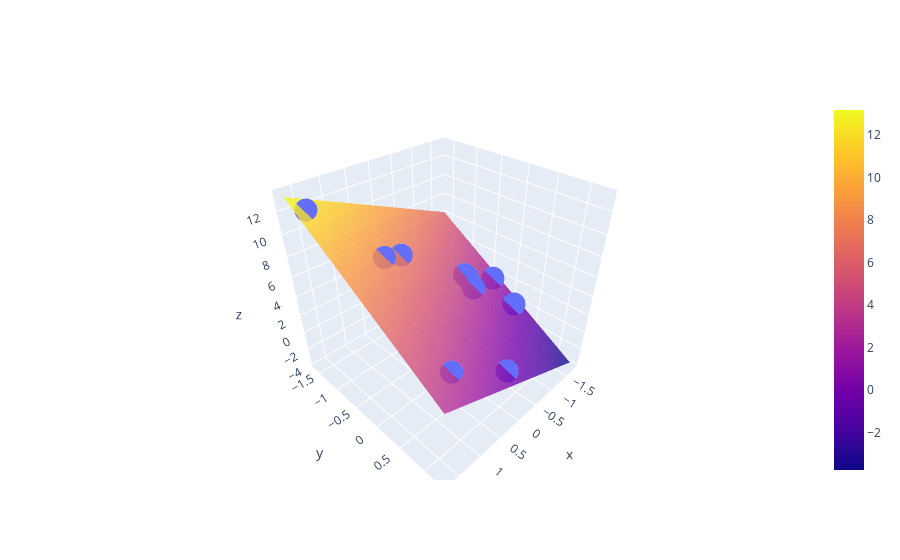

Notebook code cell kept with this figure:
### Code cell
import plotly.graph_objects as go
fig=go.Figure()
fig.add_trace(go.Scatter3d(x=X[:,1],y=X[:,2],z=Y,mode="markers"))
a=np.linspace(X[:,1].min()-0.2,X[:,1].max()+0.2,50)
b=np.linspace(X[:,2].min()-0.2,X[:,2].max()+0.2,50)
x,y=np.meshgrid(a,b)
z=beta[0]+beta[1]*x+beta[2]*y

fig.add_trace(go.Surface(x=x,y=y,z=z,opacity=0.8))

### Figure 1 — Plotly figure (JSON) as saved in the notebook; plotly's stock layout.template omitted (floating-point values rounded to 4 significant figures; data arrays with more than 128 entries replaced by an {"elided": "..."} marker saying what was removed)
{"data": [{"mode": "markers", "type": "scatter3d", "x": [0.3262, 1.099, -0.8504, -0.855, 1.508, -0.8083, 0.7061, -1.462, -1.564, 0.01001], "y": [-0.766, 0.8818, -0.3586, -0.4244, -1.427, -0.1899, -0.7398, 0.2256, -0.3132, 1.074], "z": [7.453, 3.342, 3.673, 3.761, 12.2, 3.034, 8.087, 0.7839, 2.031, 0.47]}, {"opacity": 0.8, "type": "surface", "x": {"elided": "50x50 float values"}, "y": {"elided": "50x50 float values"}, "z": {"elided": "50x50 float values"}}], "layout": {}}
